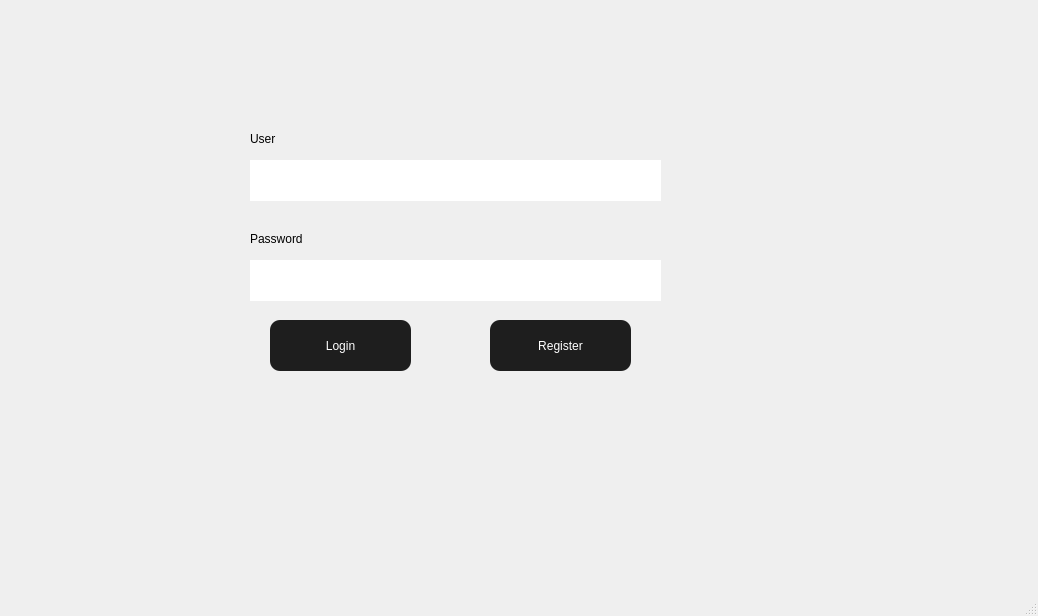
<?xml version="1.0" encoding="UTF-8"?>
<ui version="4.0">
 <class>MainWindow</class>
 <widget class="QMainWindow" name="MainWindow">
  <property name="geometry">
   <rect>
    <x>0</x>
    <y>0</y>
    <width>1038</width>
    <height>616</height>
   </rect>
  </property>
  <property name="windowTitle">
   <string>MainWindow</string>
  </property>
  <property name="styleSheet">
   <string notr="true">backround-color :#D9D9D9;</string>
  </property>
  <widget class="QWidget" name="centralwidget">
   <widget class="QStackedWidget" name="stackedWidget">
    <property name="geometry">
     <rect>
      <x>10</x>
      <y>10</y>
      <width>1011</width>
      <height>541</height>
     </rect>
    </property>
    <property name="currentIndex">
     <number>0</number>
    </property>
    <widget class="QWidget" name="page">
     <widget class="QLabel" name="label_4">
      <property name="geometry">
       <rect>
        <x>240</x>
        <y>120</y>
        <width>67</width>
        <height>17</height>
       </rect>
      </property>
      <property name="text">
       <string>User</string>
      </property>
     </widget>
     <widget class="QPushButton" name="login">
      <property name="geometry">
       <rect>
        <x>260</x>
        <y>310</y>
        <width>141</width>
        <height>51</height>
       </rect>
      </property>
      <property name="styleSheet">
       <string notr="true">  QPushButton { background-color: #1E1E1E; color: white; border-radius: 10px; padding: 5px; }</string>
      </property>
      <property name="text">
       <string>Login</string>
      </property>
     </widget>
     <widget class="QLabel" name="label_5">
      <property name="geometry">
       <rect>
        <x>240</x>
        <y>220</y>
        <width>67</width>
        <height>17</height>
       </rect>
      </property>
      <property name="text">
       <string>Password</string>
      </property>
     </widget>
     <widget class="QLineEdit" name="user">
      <property name="geometry">
       <rect>
        <x>240</x>
        <y>150</y>
        <width>411</width>
        <height>41</height>
       </rect>
      </property>
      <property name="styleSheet">
       <string notr="true">QLineEdit { background-color: #FFFFFF; color: black; border: 8px ; padding: 2px; }</string>
      </property>
     </widget>
     <widget class="QPushButton" name="register_2">
      <property name="geometry">
       <rect>
        <x>480</x>
        <y>310</y>
        <width>141</width>
        <height>51</height>
       </rect>
      </property>
      <property name="styleSheet">
       <string notr="true">  QPushButton { background-color: #1E1E1E; color: white; border-radius: 10px; padding: 5px; }</string>
      </property>
      <property name="text">
       <string>Register</string>
      </property>
     </widget>
     <widget class="QLineEdit" name="password">
      <property name="geometry">
       <rect>
        <x>240</x>
        <y>250</y>
        <width>411</width>
        <height>41</height>
       </rect>
      </property>
      <property name="toolTipDuration">
       <number>-2</number>
      </property>
      <property name="autoFillBackground">
       <bool>false</bool>
      </property>
      <property name="styleSheet">
       <string notr="true">QLineEdit { background-color: #FFFFFF; color: black; border: 8px ; padding: 2px; }</string>
      </property>
      <property name="inputMask">
       <string/>
      </property>
      <property name="echoMode">
       <enum>QLineEdit::Password</enum>
      </property>
      <property name="readOnly">
       <bool>false</bool>
      </property>
     </widget>
    </widget>
    <widget class="QWidget" name="page_2">
     <widget class="QPushButton" name="pushButton">
      <property name="geometry">
       <rect>
        <x>190</x>
        <y>380</y>
        <width>551</width>
        <height>51</height>
       </rect>
      </property>
      <property name="styleSheet">
       <string notr="true">  QPushButton { background-color: #1E1E1E; color: white; border-radius: 10px; padding: 5px; }</string>
      </property>
      <property name="text">
       <string>Register</string>
      </property>
     </widget>
     <widget class="QLineEdit" name="password_2">
      <property name="geometry">
       <rect>
        <x>190</x>
        <y>300</y>
        <width>561</width>
        <height>41</height>
       </rect>
      </property>
      <property name="styleSheet">
       <string notr="true">QLineEdit { background-color: #FFFFFF; color: black; border: 8px ; padding: 2px; }</string>
      </property>
      <property name="echoMode">
       <enum>QLineEdit::Password</enum>
      </property>
     </widget>
     <widget class="QLabel" name="label_3">
      <property name="geometry">
       <rect>
        <x>190</x>
        <y>90</y>
        <width>81</width>
        <height>20</height>
       </rect>
      </property>
      <property name="text">
       <string>User Name</string>
      </property>
     </widget>
     <widget class="QLabel" name="label_6">
      <property name="geometry">
       <rect>
        <x>190</x>
        <y>260</y>
        <width>67</width>
        <height>17</height>
       </rect>
      </property>
      <property name="text">
       <string>Password</string>
      </property>
     </widget>
     <widget class="QLabel" name="label_7">
      <property name="geometry">
       <rect>
        <x>190</x>
        <y>170</y>
        <width>67</width>
        <height>17</height>
       </rect>
      </property>
      <property name="text">
       <string>Email</string>
      </property>
     </widget>
     <widget class="QLineEdit" name="email">
      <property name="geometry">
       <rect>
        <x>190</x>
        <y>200</y>
        <width>561</width>
        <height>41</height>
       </rect>
      </property>
      <property name="styleSheet">
       <string notr="true">QLineEdit { background-color: #FFFFFF; color: black; border: 8px ; padding: 2px; }</string>
      </property>
     </widget>
     <widget class="QLineEdit" name="userName">
      <property name="geometry">
       <rect>
        <x>190</x>
        <y>120</y>
        <width>561</width>
        <height>41</height>
       </rect>
      </property>
      <property name="styleSheet">
       <string notr="true">

QLineEdit { background-color: #FFFFFF; color: black; border: 8px ; padding: 2px; }</string>
      </property>
     </widget>
     <widget class="QCommandLinkButton" name="commandLinkButton">
      <property name="geometry">
       <rect>
        <x>10</x>
        <y>10</y>
        <width>31</width>
        <height>31</height>
       </rect>
      </property>
      <property name="layoutDirection">
       <enum>Qt::LeftToRight</enum>
      </property>
      <property name="text">
       <string/>
      </property>
      <property name="icon">
       <iconset theme="edit-undo"/>
      </property>
     </widget>
    </widget>
   </widget>
  </widget>
  <widget class="QMenuBar" name="menubar">
   <property name="geometry">
    <rect>
     <x>0</x>
     <y>0</y>
     <width>1038</width>
     <height>22</height>
    </rect>
   </property>
  </widget>
  <widget class="QStatusBar" name="statusbar"/>
 </widget>
 <resources/>
 <connections/>
</ui>
